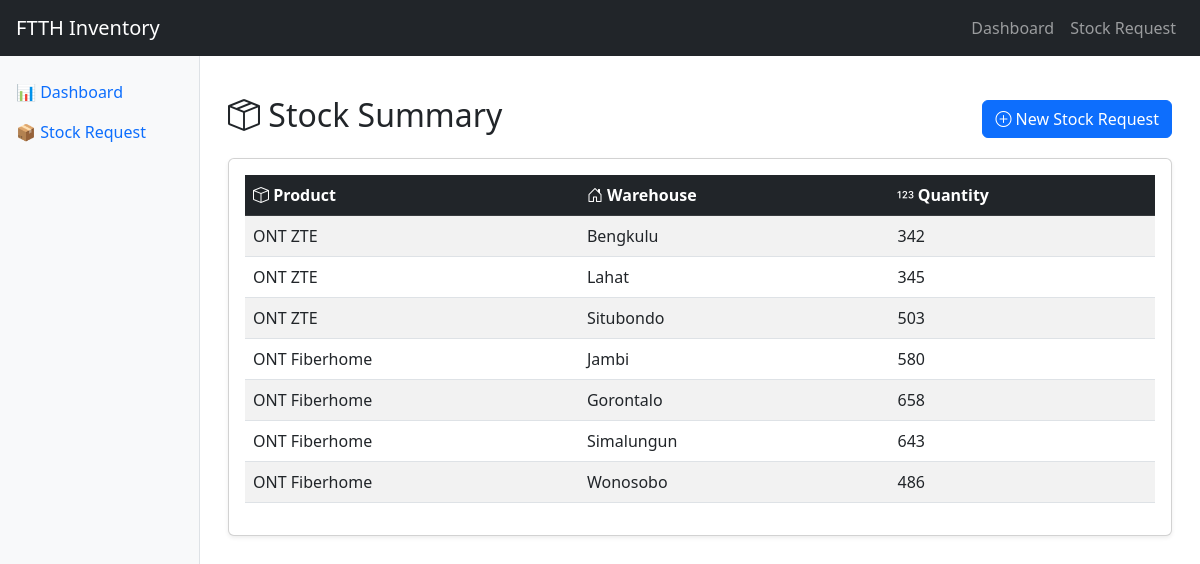
The page / on the database its author committed.
### inventory/models.py (models this page shows, shortened)
class Stock(models.Model):
    product = models.ForeignKey(Product, on_delete=models.CASCADE)
    warehouse = models.ForeignKey(Warehouse, on_delete=models.CASCADE)
    quantity = models.PositiveIntegerField(default=0)

class Product(models.Model):
    sku = models.CharField(max_length=100, unique=True)
    name = models.CharField(max_length=200)
    category = models.CharField(max_length=100)
    unit = models.CharField(max_length=50)
    description = models.TextField(blank=True)

class Warehouse(models.Model):
    name = models.CharField(max_length=100)

### inventory/views.py (the view)
# urls.py: path('', views.dashboard, name='dashboard'),
def dashboard(request):
    stock_summary = Stock.objects.select_related('product', 'warehouse')
    return render(request, 'inventory/dashboard.html', {
        'stock_summary': stock_summary,
    })

### templates/inventory/dashboard.html (shortened to what this page needs)
{% extends 'base.html' %}
{% block content %}
<div class="container mt-4">
    <div class="d-flex justify-content-between align-items-center mb-3">
        <h2><i class="bi bi-box-seam"></i> Stock Summary</h2>
        <a href="{% url 'create_stock_request' %}" class="btn btn-primary">
            <i class="bi bi-plus-circle"></i> New Stock Request
        </a>
    </div>
    <div class="card shadow-sm">
        <div class="card-body">
            {% if stock_summary %}
                <div class="table-responsive">
                    <table class="table table-striped table-hover">
                        <thead class="table-dark">
                            <tr>
                                <th scope="col"><i class="bi bi-box"></i> Product</th>
                                <th scope="col"><i class="bi bi-house-door"></i> Warehouse</th>
                                <th scope="col"><i class="bi bi-123"></i> Quantity</th>
                            </tr>
                        </thead>
                        <tbody>
                            {% for stock in stock_summary %}
                            <tr>
                                <td>{{ stock.product.name }}</td>
                                <td>{{ stock.warehouse.name }}</td>
                                <td>{{ stock.quantity }}</td>
                            </tr>
                            {% endfor %}
                        </tbody>
                    </table>
                </div>
            {% else %}
                <p class="text-muted">No stock data available.</p>
            {% endif %}
        </div>
    </div>
</div>
{% endblock %}

### templates/base.html (shortened to what this page needs)
<!DOCTYPE html>
<html lang="en">
<head>
    <link href="https://cdn.jsdelivr.net/npm/bootstrap@5.3.0/dist/css/bootstrap.min.css" rel="stylesheet">
    <link href="https://cdn.jsdelivr.net/npm/bootstrap-icons@1.10.5/font/bootstrap-icons.css" rel="stylesheet">
</head>
<body>
    <nav class="navbar navbar-expand-lg navbar-dark bg-dark px-3">
        <a class="navbar-brand" href="#">FTTH Inventory</a>
        <div class="collapse navbar-collapse">
            <ul class="navbar-nav ms-auto">
                <li class="nav-item"><a class="nav-link" href="{% url 'dashboard' %}">Dashboard</a></li>
                <li class="nav-item"><a class="nav-link" href="{% url 'create_stock_request' %}">Stock Request</a></li>
            </ul>
        </div>
    </nav>
    <div class="wrapper">
        <div class="sidebar border-end">
            <ul class="nav flex-column">
                <li class="nav-item">
                    <a class="nav-link" href="{% url 'dashboard' %}">📊 Dashboard</a>
                </li>
                <li class="nav-item">
                    <a class="nav-link" href="{% url 'create_stock_request' %}">📦 Stock Request</a>
                </li>
            </ul>
        </div>
        <div class="content container-fluid">
            {% block content %}
            {% endblock %}
        </div>
    </div>
</body>
</html>

### templates/base.html (style rules this page uses)
body { min-height: 100vh; display: flex; flex-direction: column; }
.sidebar { min-width: 200px; background-color: #f8f9fa; padding-top: 1rem; }
.content { padding: 1rem; flex-grow: 1; }
.wrapper { display: flex; flex: 1; }

### rows shown on the page
Stock: product.name "ONT ZTE", warehouse.name "Bengkulu", quantity "342"
Stock: product.name "ONT ZTE", warehouse.name "Lahat", quantity "345"
Stock: product.name "ONT ZTE", warehouse.name "Situbondo", quantity "503"
Stock: product.name "ONT Fiberhome", warehouse.name "Jambi", quantity "580"
Stock: product.name "ONT Fiberhome", warehouse.name "Gorontalo", quantity "658"
Stock: product.name "ONT Fiberhome", warehouse.name "Simalungun", quantity "643"
Stock: product.name "ONT Fiberhome", warehouse.name "Wonosobo", quantity "486"
